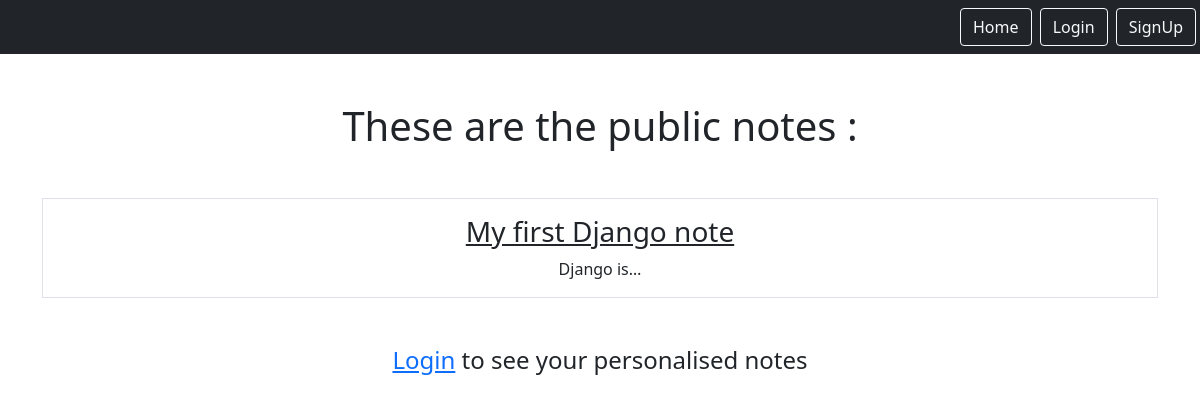
The page /smart/notes/show_public_notes on the database as committed earlier.
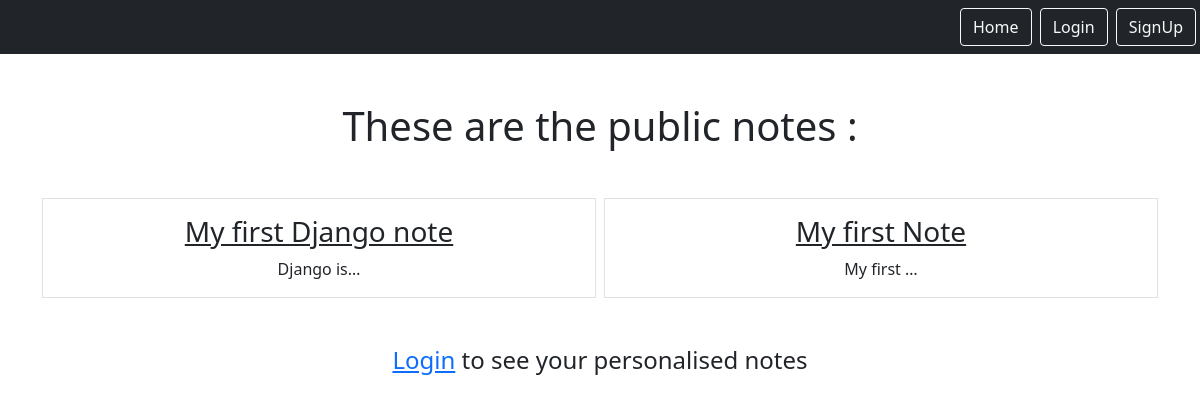
The same page on the database as committed later.
### notes/models.py (models this page shows)
class Notes(models.Model):
    title = models.CharField(max_length=200)
    text = models.TextField()
    created = models.DateTimeField(auto_now_add=True)
    likes = models.PositiveIntegerField(default=0)
    user = models.ForeignKey(User, on_delete=models.CASCADE, related_name="notes")
    is_public = models.BooleanField(default=False)

### notes/views.py (the view)
# urls.py: path('notes/show_public_notes', views.ShowPublicNotesListView.as_view(), name = "notes.show_public_notes"),
class ShowPublicNotesListView(ListView):
    model = Notes
    context_object_name = "notes"
    template_name = "notes/notes_public.html"

### notes/templates/notes/notes_public.html
{% extends "base.html" %}
{% block content %}
    <h1 class="my-5"> These are the public notes : </h1>
    <div class="row row=cols3 g-2">
        {% for note in notes %}
            {% if note.is_public %}
            <div class="col" >
                <div class="p-3 border h-100">
                    <a href="{% url 'notes.detail' pk=note.id %}" class="text-dark text-decoration-non ">
                        <h3>{{note.title}}</h3>
                    </a>
                    {{note.text|truncatechars:10}}
                </div>
            </div>
            {% endif %}
        {% endfor %}
    </div>
    <div class="my-5">
    <h4><a href="{% url 'login' %}" class="link-offset-1" >Login</a> to see your personalised notes</h4>
    </div>
{% endblock %}

### static/templates/base.html (shortened to what this page needs)
{% load static %}
<html>
    <head>
        <link href="https://cdn.jsdelivr.net/npm/bootstrap@5.0.2/dist/css/bootstrap.min.css" rel="stylesheet">
    </head>
    <body>
        <nav class="navbar navbar-dark bg-dark">
            <div class="ms-auto">
                {% if user.is_authenticated %}
                <a href="{% url 'notes.list' %}" class="btn btn-outline-light me-1">Home</a>
                <a href="{% url 'notes.new' %}" class="btn btn-outline-light me-1">Create</a>
                    <form method="post" action="{% url 'logout' %}" class="d-inline" >{% csrf_token %}
                         <button class="btn btn-outline-light me-1"> Logout</button>
                    </form>
                {% else %}
                    <a href="{% url 'home' %}" class="btn btn-outline-light me-1">Home</a>
                    <a href="{% url 'login' %}" class="btn btn-outline-light me-1">Login</a>
                    <a href="{% url 'signup' %}" class="btn btn-outline-light me-1">SignUp</a>
                {% endif %}
            </div>
        </nav>
        <div class="my-5 text-center container">
        {% block content %}
        {% endblock %}
        </div>
    </body>
</html>

Rows that differ between the two databases and show on the page:
added Notes: title "My first Note", text "My first …"
